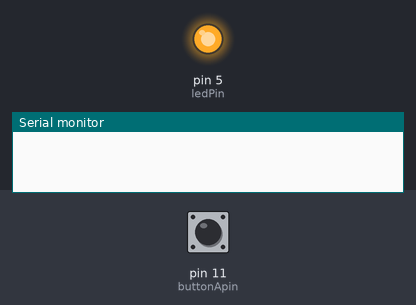
A sketch run on a simulated Arduino Uno, built with avr-gcc and run on an emulated ATmega328P. On the bench: output pins drawn as LEDs (lit = HIGH), the last lines printed to the serial monitor. The inputs (shaded band) are chosen by the test bench; at power-on: pin 11 (buttonApin) HIGH. Random numbers use the default seed unless the sketch sets one.

Above: at 7.6 s.
7.7 s: pin 11 (buttonApin) pulled LOW for 0.2 s
At 8.2 s:
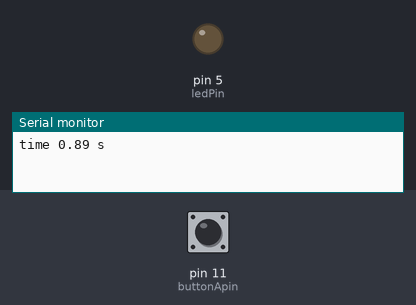
9.4 s: pin 11 (buttonApin) pulled LOW for 3.2 s
15.6 s: pin 11 (buttonApin) pulled LOW for 1 s
At 24.04 s:
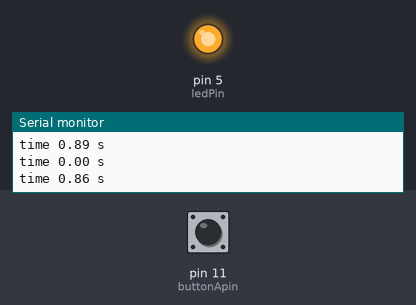
Timing chart, 0 to 24.1 s (numbered marks = the images above; inputs shaded):
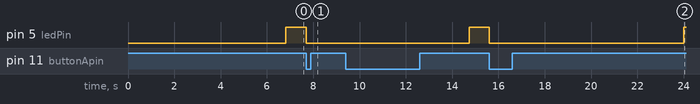

The sketch:

Reactm1.ino
```cpp
// (licence header left out)
int ledPin = 5;
int buttonApin = 11;
unsigned long sc,t,pt;
float rtn;

void setup()
{
  pinMode(ledPin, OUTPUT);
  pinMode(buttonApin, INPUT_PULLUP);

  digitalWrite(ledPin, LOW);
  Serial.begin(9600);
}

void loop()
{
  randomSeed(millis());
  t=random(10*1000);
  delay(t);
  digitalWrite(ledPin, HIGH);
  sc=millis();
  while(digitalRead(buttonApin) == HIGH)
  {
    continue;
  }
  digitalWrite(ledPin, LOW);
  pt=millis();
  rtn = (pt-sc)/1000.0;
  Serial.print("time ");
  Serial.print(rtn,2);
  Serial.println(" s");
  delay(2*1000);
}
/*// constants won't change. Used here to set a pin number:
const int ledPin =  LED_BUILTIN;// the number of the LED pin

// Variables will change:
int ledState = LOW;             // ledState used to set the LED

// Generally, you should use "unsigned long" for variables that hold time
// The value will quickly become too large for an int to store
unsigned long previousMillis = 0;        // will store last time LED was updated

// constants won't change:
const long interval = 1000;           // interval at which to blink (milliseconds)

void setup() {
  // set the digital pin as output:
  pinMode(ledPin, OUTPUT);
}

void loop() {
  // here is where you'd put code that needs to be running all the time.

  // check to see if it's time to blink the LED; that is, if the difference
  // between the current time and last time you blinked the LED is bigger than
  // the interval at which you want to blink the LED.
  unsigned long currentMillis = millis();

  if (currentMillis - previousMillis >= interval) {
    // save the last time you blinked the LED
    previousMillis = currentMillis;

    // if the LED is off turn it on and vice-versa:
    if (ledState == LOW) {
      ledState = HIGH;
    } else {
      ledState = LOW;
    }

    // set the LED with the ledState of the variable:
    digitalWrite(ledPin, ledState);
  }
}*/
```

Measured:
- after the input at 7.7 s, pin 5 (ledPin): HIGH → LOW at once
- after the input at 15.6 s, pin 5 (ledPin): HIGH → LOW at once, → HIGH 8.4 s later
